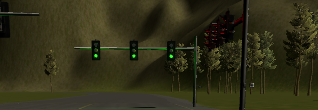
#> input picture notebooks/test_images/light_green.PNG, 318 x 110 px; its folder holds only this picture in this run
$ python -i opencv_detectorc.py   (imports and definitions only)   (Python 2 division)
#> lines starting #> are read from the running program, lines starting #| are printed output that depends on the picture; after the words box and inside, x2 and y2 are one past the last pixel; in counts of white or black regions, pixels touching at a corner belong together
#> further down, picture is the input picture: shape (110, 318, 3); mean B, G, R 24.3, 46.9, 48.8
import cv2
import numpy as np
import math
isCarla = True
from styx_msgs.msg import TrafficLight

# [1 line not run here, left out]
best_light_x = 100000.0
best_light_y = 100000.0
delta_light =  100000.0
# Integrators
# [1 line not run here, left out]
rint = 0
yint = 0
gint = 0
uint = 5
colortxt = ['RED', 'YELLOW', 'GREEN', 'BROKEN', 'UNKNOWN']
# [1 line not run here, left out]
frameno = 0
#
# Carla Camera Parameters, calculated by parameter optimization program
#
CameraHeight = 0.5  # Camera height on car
CameraCos =  0.9959 # Uptilt angle cos and sin
CameraSin = -0.09
CameraPan = 0.06
CameraF   = 1049.0 #Camera focal length & pixel adjustments
PanError = 0.16
PanPixels = int(CameraF * PanError)

# [1 line not run here, left out]
rexpected = 7


# [39 lines left out: functions region_of_interest, render_region_of_interest, render_recognized_circles, not called in this run]


def recognize_light(image, lower_range, upper_range):
    ranged_image = cv2.inRange(image, lower_range, upper_range)
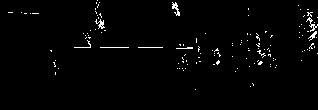
#> ranged_image: shape (110, 318); 1.7% white in thin lines or dots, all inside (x1, y1, x2, y2) = (8, 0, 318, 90)
#> in recognize_light (call 2), `ranged_image = cv2.inRange(image, lower_range, upper_range)`: ranged_image: shape (110, 318); every value is 0
    return ranged_image

def get_hough_circles(weighted_image, hsv_image, debug):

#> called with debug = True
    global rexpected
    bestfraction = 0.0
    posColor = TrafficLight.UNKNOWN
    if isCarla:
        blur_img = cv2.GaussianBlur(weighted_image, (15, 15), 0)
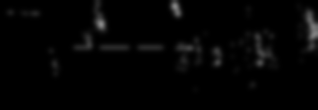
#> blur_img: shape (110, 318); min 0, max 135, mean 4.3
        blur_img = get_canny_edge(blur_img)
        minR = int(rexpected * 0.75 - 0.5)
        maxR = int(rexpected * 1.25 + 0.5)
        if minR < 6:  minR = 6
        if maxR > 25: maxR = 25
        circles = cv2.HoughCircles(blur_img, cv2.HOUGH_GRADIENT, 0.5, 41, param1=30, param2=7,\
                               minRadius=minR, maxRadius=maxR)
    else:
        canny_img = get_canny_edge(weighted_image)
        return (cv2.HoughCircles(canny_img, cv2.HOUGH_GRADIENT, 3, 20, param1=20, param2=35,\
                               minRadius=5, maxRadius=25), 0.0, TrafficLight.UNKNOWN)
    #
    # For Carla examine the filled in area around the suspected traffic lights and find the most
    # filled.
    #
    if circles == None:
        if debug: print "None H"
        return (None, bestfraction, posColor)
    elif debug: print "Hough circle for lit light found"
    bestcircle = None
    bestcount = -1
    bestindex = 0
    frameH, frameW = blur_img.shape
    #
    # Look at circles returned and pick out the best filled in
    # circle.  Throw away circles with very poor filling.
    #
    i = 0
    for circle in circles[0,:]:
        x = int(circle[0]+0.5)
        y = int(circle[1]+0.5)
        r = int(circle[2]+0.5)
        if debug: print "x, y, r, frameH, frameW", x, y, r, frameH, frameW
        if (y < r) or y > (frameH-2*r): #6*r):
            i+= 1
            continue
        if (x < r) or x > (frameW-r):
            i+= 1
            continue
        square_img = weighted_image[y-r:y+r, x-r:x+r]
        count  = np.count_nonzero(square_img)
        fraction = float(count) / (4.0 * r * r)
        if debug: print "fraction, count", fraction, count
        if (fraction  > 0.2) and (count > 10) and (fraction > bestfraction):
            bestcount = count
            bestcircle = circle
            bestfraction = fraction
            bestindex = i
        i += 1
        if debug: print "Circles examined", i
    if bestcircle == None:
        if debug:
            print "None F", bestfraction, bestcount, r
        return (None, bestfraction, posColor)
    #
    # Form a rectangular image around the suspected traffic light and look for 3 lights total
    # If we do not find at least 2, consider it not a traffic light.
    # The rectangular image is color ranged to emphasize the yellowish color of the traffic
    # light box.
    #
    x = bestcircle[0]
    y = bestcircle[1]
    r = bestcircle[2]
    top =   int(y - 9.0 * r)
    bot =   int(y + 9.0 * r)
    left =  int(x - 2.0 * r)
    right = int(x + 2.0 * r)
    if debug:
        print "Best Circle was", x, y, r
        print "t, b, l, r, frameH, frameW", top, bot, left, right, frameH, frameW
    deltaH = float(bot - top)
    toporig = top
    if top < 0: top = 0
    if left < 0: left = 0
    if bot >= frameH:
        bot = frameH - 1
    if right >= frameW: right = frameW - 1
    if (top < bot) and (left < right):
        tl_image = hsv_image[top:bot, left:right]
        lower_frame = np.array([10,7,30])
        upper_frame = np.array([24,200,240])
        maskf = cv2.inRange(tl_image, lower_frame,
                                      upper_frame)
        minr    = int(rexpected*0.3) # Set a minimum and maximum radius for the circle search
        maxr    = int(rexpected*2.5)
        if minr < 6:  minr = 6
        if maxr > 26: maxr = 26
        mindist = int(rexpected*6.0)
        circlesf = cv2.HoughCircles(maskf, cv2.HOUGH_GRADIENT,\
                                    0.5, 12, param1=20, param2=15, minRadius=minr,
                                    maxRadius=maxr)
        #
        # Look at the circles found, ideally 3 but often many more.  Find the average y parameter of
        # all the circles relative to the top of the box.
        # If the average is near the top of the box, assume a green light (green is the bottom light).
        # If near the bottom of the box, assume a red light (red is the bottom light).
        # Otherwise, assume a yellow (center) light.
        #
        ncirclesf = 0
        if circlesf != None:
            sumy = 0.0
            for circlef in circlesf[0,:]:
                yf = circlef[1]
                yfadj = yf - toporig + top
                sumy += yfadj
                if debug:
                    xf = circlef[0]
                    rf = circlef[2]
                    if debug: print "Circlesf x, y, z, r", xf, yf, rf
                ncirclesf += 1
                if ncirclesf >= 40: break
            if ncirclesf != 0:
                avgy =  sumy/float(ncirclesf)
                avgy /= deltaH
                print "sumy, ncirclesf, avgy, bot, top, deltaH", sumy, ncirclesf, avgy,\
                      bot, top, deltaH
                if   avgy >= 0.6 : posColor = TrafficLight.RED
                elif avgy <= 0.4 : posColor = TrafficLight.GREEN
                else                : posColor = TrafficLight.YELLOW
            else                    : posColor = TrafficLight.UNKNOWN
        if debug:
            print "Tl circles len", ncirclesf
            #cv2.imshow('tl_box', maskf)
            print "tl box shape", maskf.shape
    #
    # If 2 or more lights detected, return the light most believed to be lit,
    # the fill factor, and the positional Color
    #
    if ncirclesf >= 2:
        if ncirclesf <= 2: posColor = TrafficLight.UNKNOWN
        if debug: print "Positional Color", colortxt[posColor], avgy
        global best_light_x, best_light_y, delta_light
        delta_light = abs(best_light_x - x) +\
                      abs(best_light_y - y)
        best_light_x = x
        best_light_y = y
        result = [[[bestcircle[0], bestcircle[1],
                    bestcircle[2]]]]
    else: return (None, bestfraction, posColor)
    result = np.array(result)
    if debug: print bestcircle[2], bestfraction
    return (result, bestfraction, posColor)

# [12 lines left out: function recognize_red_light, not called in this run]
#
# Carla does not use a red light color recognition routine as the red and yellow
# lights both appear yellow.
#

#
# It is not really necessary to recognize green lights, except for display
# purposes.
#
def recognize_green_light(hsv_image):
    if not isCarla:
        lower_green = np.array([50, 100, 120])
        upper_green = np.array([80, 255, 255])
        green1 = recognize_light(hsv_image, lower_green, upper_green)

        lower_green = np.array([60, 150, 190])
        upper_green = np.array([85, 255, 255])
        green2 = recognize_light(hsv_image, lower_green, upper_green)

        weighted_img = cv2.addWeighted(green1, 1.0, green2, 1.0, 0.0)
        return get_hough_circles(weighted_img, None, False)
#
# Carla has a green light that appears almost white in the center
# with a green ring around it.
#
    debug = True
    lower_green = np.array([ 40,   80,  90])
    upper_green = np.array([140,  255, 255])
    green1 = recognize_light(hsv_image, lower_green, upper_green)
    lower_green = np.array([0, 0, 240])
    upper_green = np.array([5, 5, 255])
    green2 = recognize_light(hsv_image, lower_green, upper_green)
    green1 = cv2.addWeighted(green1, 1.0, green2, 1.0, 0.0)
    if debug: print "Check for GREEN"
    result, bestfraction, posColor = get_hough_circles(green1, hsv_image, True)
    if debug:
        if result !=  None: print 'Green light seen'
        else: print'Green light not seen'
    #cv2.imshow('Green image', green1)
    return (result, bestfraction, posColor)

# [24 lines left out: function recognize_yellow_light, not called in this run]

def get_canny_edge(weighted_img):
    kernel       = np.ones((5,5), np.uint8)
    kernel_erode = np.ones((3,3), np.uint8)

    erode   = cv2.erode(weighted_img, kernel_erode,iterations = 1)
    dilated = cv2.dilate(erode,  kernel)
    dilated = cv2.dilate(dilated, kernel)
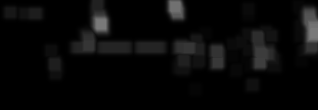
#> dilated: shape (110, 318); min 0, max 121, mean 8.8
    dilated = cv2.dilate(dilated, kernel)
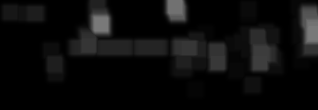
#> dilated: shape (110, 318); min 0, max 121, mean 12.3

    closed = cv2.morphologyEx(dilated, cv2.MORPH_CLOSE, kernel)

    return cv2.Canny(closed, 50, 70)
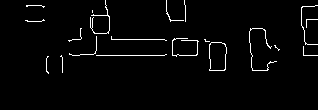
#> returned value: shape (110, 318); 2.5% white in thin lines or dots, all inside (x1, y1, x2, y2) = (25, 0, 318, 74)


# [157 lines left out: function recognize_traffic_lights, not called in this run]

>>> import cv2
>>> picture = cv2.imread('../../../../notebooks/test_images/light_green.PNG')
>>> result = recognize_green_light(picture)
#> in get_hough_circles, `circles = cv2.HoughCircles(blur_img, cv2.HOUGH_GRADIENT, 0.5, 41, para..`: circles = [[218.5, 49.5, 8.4], [162.5, 47.5, 8.4], [73.5, 47.5, 8.4], [259.5, 65.5, 7.3]]
#> (the run stopped early here; a loop or call above may not have finished)

$ run again, on notebooks/test_images/light_red1.PNG
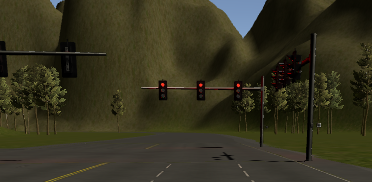
#> input picture notebooks/test_images/light_red1.PNG, 372 x 182 px
#> picture is the input picture: shape (182, 372, 3); mean B, G, R 31.5, 50.5, 53.2
#> in recognize_light, `ranged_image = cv2.inRange(image, lower_range, upper_range)`:
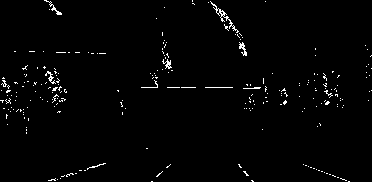
#> ranged_image: shape (182, 372); 1.6% white in thin lines or dots
#> ranged_image: shape (182, 372); every value is 0
#> in get_canny_edge, `return cv2.Canny(closed, 50, 70)`:
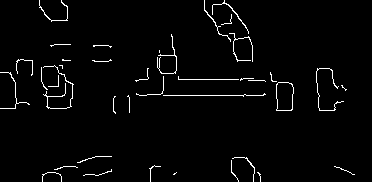
#> returned value: shape (182, 372); 2.4% white in thin lines or dots
#> circles = [[285.5, 89.5, 8.4], [50.5, 78.5, 8.4], [223.5, 28.5, 7.3], [140.5, 87.5, 8.4], [326.5, 105.5, 7.3]]

$ run again, on notebooks/test_images/light_red2.PNG
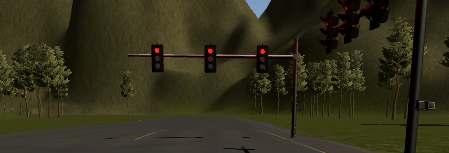
#> input picture notebooks/test_images/light_red2.PNG, 449 x 153 px
#> picture is the input picture: shape (153, 449, 3); mean B, G, R 26.6, 47.3, 50.3
#> in recognize_light, `ranged_image = cv2.inRange(image, lower_range, upper_range)`:
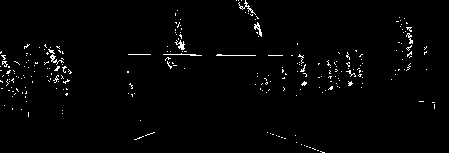
#> ranged_image: shape (153, 449); 1.7% white in thin lines or dots
#> ranged_image: shape (153, 449); every value is 0
#> in get_canny_edge, `return cv2.Canny(closed, 50, 70)`:
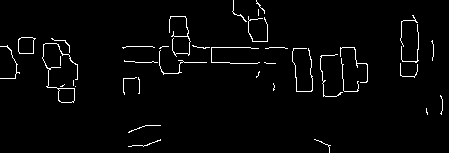
#> returned value: shape (153, 449); 2.5% white in thin lines or dots
#> circles = [[25.5, 45.5, 8.4], [409.5, 68.5, 6.9], [218.5, 54.5, 6.9], [66.5, 95.5, 7.3], [149.5, 53.5, 8.4], [347.5, 53.5, 7.3], [410.5, 26.5, 8.4], [260.5, 25.5, 7.3]]

$ run again, on notebooks/test_images/light_red3.PNG
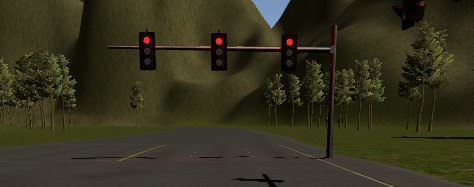
#> input picture notebooks/test_images/light_red3.PNG, 474 x 187 px
#> picture is the input picture: shape (187, 474, 3); mean B, G, R 29.7, 49.8, 52.9
#> in recognize_light, `ranged_image = cv2.inRange(image, lower_range, upper_range)`:
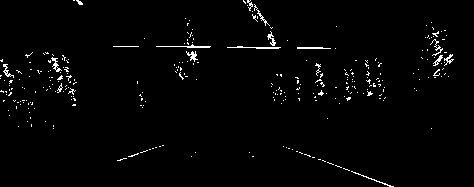
#> ranged_image: shape (187, 474); 1.9% white in thin lines or dots
#> ranged_image: shape (187, 474); every value is 0
#> in get_canny_edge, `return cv2.Canny(closed, 50, 70)`:
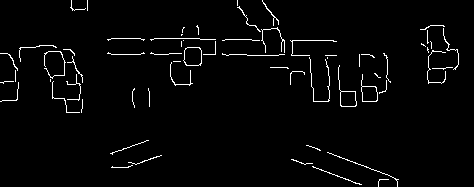
#> returned value: shape (187, 474); 2.5% white in thin lines or dots
#> circles = [[347.5, 98.5, 6.9], [207.5, 46.5, 8.4], [257.5, 47.5, 8.4], [435.5, 74.5, 8.4], [68.5, 55.5, 7.3], [74.5, 105.5, 7.3], [112.5, 46.5, 8.4], [155.5, 46.5, 8.4], [367.5, 62.5, 7.1]]
